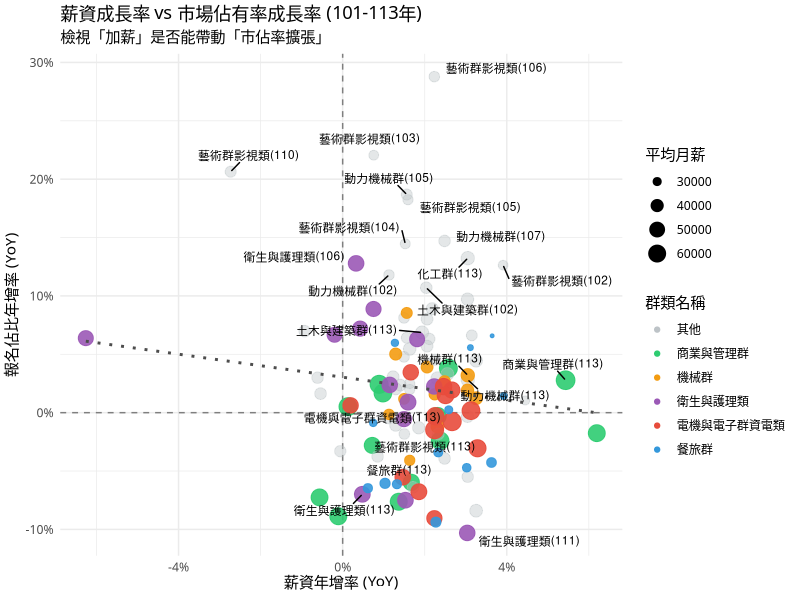
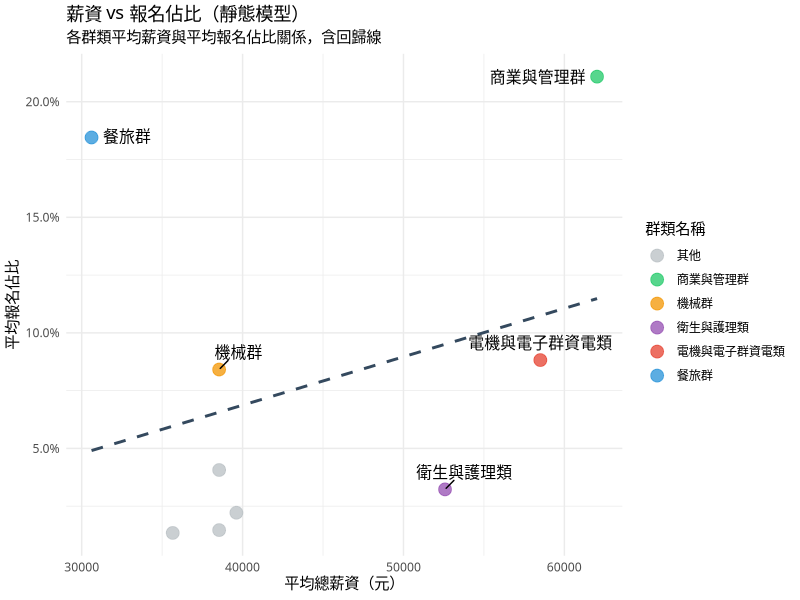

The R script that drew these images, in order:
# scripts/3-3_proportion.R
#
# 目的：執行 3.3 節分析 - 科系選擇偏好與薪資關聯分析 (Market Share Analysis)
# -----------------------------------------------------------------------------

# 1. 載入必要套件
library(readr)
library(dplyr)
library(tidyr)
library(ggplot2)
library(scales)
library(ggrepel)

dir.create("output/figures", showWarnings = FALSE, recursive = TRUE)
cat("--- 步驟 1：套件載入成功 ---\n")

# 2. 載入原始資料
salary_data <- read_csv("data/salary_data_100_113.csv", show_col_types = FALSE)
registration_data <- read_csv("data/tcte_registration_100_114.csv", show_col_types = FALSE)

cat("--- 步驟 2：原始資料載入成功 ---\n")

# 3. 資料前處理：計算科系佔比 (Market Share)
registration_long <- registration_data %>%
    pivot_longer(
        cols = matches("^\\d{3}學年度$"),
        names_to = "學年度_str",
        values_to = "報名人數"
    ) %>%
    mutate(年度 = as.numeric(gsub("學年度", "", 學年度_str))) %>%
    filter(!is.na(報名人數), 群類代號 != "All", between(年度, 100, 113)) %>%
    select(群類名稱, 年度, 報名人數)

registration_proportion <- registration_long %>%
    group_by(年度) %>%
    mutate(
        當年度總報名人數 = sum(報名人數),
        報名佔比 = 報名人數 / 當年度總報名人數,
        報名佔比百分比 = 報名佔比 * 100
    ) %>%
    ungroup()

cat("--- 步驟 3：科系佔比計算完成 ---\n")

# 4. 建立對應表並合併薪資資料
mapping_table <- tribble(
    ~行業別, ~群類名稱,
    "住宿及餐飲業", "餐旅群",
    "出版影音及資通訊業", "電機與電子群資電類",
    "金融及保險業", "商業與管理群",
    "製造業", "機械群",
    "製造業", "動力機械群",
    "營建工程業", "土木與建築群",
    "醫療保健業", "衛生與護理類",
    "藝術﹑娛樂及休閒服務業", "藝術群影視類",
    "製造業", "化工群",
)

industry_salary <- salary_data %>%
    filter(類別 == "經常性薪資", 業別 != "工業及服務業總計", between(年度, 100, 113)) %>%
    select(行業別 = 業別, 年度, 總薪資 = 值)

analysis_data <- registration_proportion %>%
    inner_join(mapping_table, by = "群類名稱", relationship = "many-to-many") %>%
    inner_join(industry_salary, by = c("行業別", "年度")) %>%
    arrange(群類名稱, 年度) %>%
    group_by(群類名稱) %>%
    mutate(
        佔比年增率 = (報名佔比 - lag(報名佔比)) / lag(報名佔比),
        薪資年增率 = (總薪資 - lag(總薪資)) / lag(總薪資)
    ) %>%
    ungroup() %>%
    filter(!is.na(佔比年增率))

cat("--- 步驟 4：資料合併與成長率計算完成 ---\n")

# 5. 視覺化分析
key_groups <- c("電機與電子群資電類", "衛生與護理類", "機械群", "商業與管理群", "餐旅群")

# 5.1 科系佔比趨勢圖 (Line Chart) - 註解掉未使用
# ggsave("output/figures/market_share_trends_line.png", p1, width = 10, height = 6, dpi = 300)

# 5.2 薪資成長率 vs 佔比成長率 散佈圖 (四象限分析)
plot_data_scatter <- analysis_data %>%
    mutate(
        Highlight = ifelse(群類名稱 %in% key_groups, 群類名稱, "其他"),
        Alpha = ifelse(群類名稱 %in% key_groups, 0.9, 0.4),
        Quadrant = case_when(
            薪資年增率 > 0 & 佔比年增率 > 0 ~ "Q1: 雙贏 (薪資漲/佔比增)",
            薪資年增率 <= 0 & 佔比年增率 > 0 ~ "Q2: 高CP值 (薪資平/佔比增)",
            薪資年增率 <= 0 & 佔比年增率 <= 0 ~ "Q3: 雙輸 (薪資平/佔比減)",
            薪資年增率 > 0 & 佔比年增率 <= 0 ~ "Q4: 錯失良機 (薪資漲/佔比減)"
        )
    )

p2 <- ggplot(plot_data_scatter, aes(x = 薪資年增率, y = 佔比年增率)) +
    geom_hline(yintercept = 0, linetype = "dashed", color = "gray50") +
    geom_vline(xintercept = 0, linetype = "dashed", color = "gray50") +
    geom_point(aes(color = Highlight, alpha = Alpha, size = 總薪資)) +
    geom_smooth(method = "lm", se = FALSE, color = "gray30", linetype = "dotted", alpha = 0.5) +
    geom_text_repel(
        data = subset(plot_data_scatter, 年度 == 113 | abs(佔比年增率) > 0.1 | abs(薪資年增率) > 0.1),
        aes(label = paste0(群類名稱, "(", 年度, ")")),
        size = 3,
        max.overlaps = 50,
        box.padding = 0.5,
        force = 2
    ) +
    scale_color_manual(values = c(
        "電機與電子群資電類" = "#E74C3C", # 紅
        "衛生與護理類" = "#9B59B6", # 紫
        "機械群" = "#F39C12", # 橘
        "商業與管理群" = "#2ECC71", # 綠
        "餐旅群" = "#3498DB", # 藍
        "其他" = "#BDC3C7" # 灰
    )) +
    scale_alpha_identity() +
    scale_x_continuous(labels = percent) +
    scale_y_continuous(labels = percent) +
    labs(
        title = "薪資成長率 vs 市場佔有率成長率 (101-113年)",
        subtitle = "檢視「加薪」是否能帶動「市佔率擴張」",
        x = "薪資年增率 (YoY)",
        y = "報名佔比年增率 (YoY)",
        color = "群類名稱",
        size = "平均月薪"
    ) +
    theme_minimal(base_family = "Microsoft JhengHei") +
    theme(legend.position = "right")

# 修改檔名以符合章節
ggsave("output/figures/3_3_salary_vs_share_growth.png", p2, width = 10, height = 6, dpi = 300)
cat("已儲存: output/figures/3_3_salary_vs_share_growth.png\n")

cat("--- 步驟 5：圖表已輸出至 output/figures/ ---\n")

# 6. 統計模型分析

# 6.1 準備靜態模型資料：計算各群類長期平均值
static_scatter_data <- analysis_data %>%
    group_by(群類名稱) %>%
    summarise(
        平均薪資 = mean(總薪資, na.rm = TRUE),
        平均報名佔比 = mean(報名佔比, na.rm = TRUE)
    ) %>%
    ungroup() %>%
    mutate(Highlight = ifelse(群類名稱 %in% key_groups, 群類名稱, "其他"))

# 6.2 建立模型
# 靜態模型 A：全體群類 (使用長期平均值)
model_static_mean <- lm(平均報名佔比 ~ 平均薪資, data = static_scatter_data)

# 靜態模型 B：排除「餐旅群」 (檢驗理性經濟導向)
model_static_rational <- lm(平均報名佔比 ~ 平均薪資,
    data = subset(static_scatter_data, 群類名稱 != "餐旅群")
)

# 動態模型：使用所有年度成長率資料 (維持不變)
model_dynamic <- lm(佔比年增率 ~ 薪資年增率, data = analysis_data)

# 6.3 靜態模型視覺化：薪資 vs 報名佔比散佈圖
p_static <- ggplot(static_scatter_data, aes(x = 平均薪資, y = 平均報名佔比)) +
    geom_point(aes(color = Highlight), size = 4, alpha = 0.8) +
    geom_smooth(method = "lm", se = FALSE, color = "#34495E", linetype = "dashed") +
    geom_text_repel(
        data = subset(static_scatter_data, Highlight != "其他"),
        aes(label = 群類名稱),
        size = 4,
        box.padding = 0.5,
        force = 2
    ) +
    scale_color_manual(values = c(
        "電機與電子群資電類" = "#E74C3C",
        "衛生與護理類" = "#9B59B6",
        "機械群" = "#F39C12",
        "商業與管理群" = "#2ECC71",
        "餐旅群" = "#3498DB",
        "其他" = "#BDC3C7"
    )) +
    scale_y_continuous(labels = percent_format(accuracy = 0.1)) +
    labs(
        title = "薪資 vs 報名佔比（靜態模型）",
        subtitle = "各群類平均薪資與平均報名佔比關係，含回歸線",
        x = "平均總薪資（元）",
        y = "平均報名佔比",
        color = "群類名稱"
    ) +
    theme_minimal(base_family = "Microsoft JhengHei") +
    theme(legend.position = "right")

ggsave("output/figures/3_3_salary_vs_share_static.png", p_static, width = 9, height = 6, dpi = 300)
cat("已儲存: output/figures/3_3_salary_vs_share_static.png\n")

output_file <- "output/proportion_regression_results.txt"
sink(output_file)
cat("======================================================\n")
cat("分析報告：科系報名佔比與薪資之關聯分析 (100-113年)\n")
cat("======================================================\n\n")

cat("1. 靜態模型 (Static Model - Cross-sectional)\n")
cat("說明：使用各群類「長期平均薪資」解釋「長期平均報名佔比」\n")
cat("------------------------------------------------------\n")
cat("(A) 全體群類模型：\n")
print(summary(model_static_mean))
cat("\n(B) 排除「餐旅群」模型 (理性經濟群)：\n")
print(summary(model_static_rational))
cat("\n------------------------------------------------------\n\n")

cat("2. 動態模型 (Dynamic Model - Time Series)\n")
cat("說明：檢視「薪資年增率」與「佔比年增率」的關係\n")
print(summary(model_dynamic))
cat("\n------------------------------------------------------\n\n")
cat("3. 資料摘要 (前 10 筆)\n")
print(head(analysis_data, 10))
sink()

cat("--- 步驟 6：統計分析完成，結果已儲存至", output_file, "---\n")
